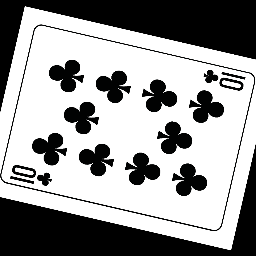
#> input picture cardval_10/card_c_10_077_deg.png, 256 x 256 px, given in place of card_s_7_215_deg.png, which was not available
$ python card_scatter.py
#> lines starting #> are read from the running program, lines starting #| are printed output that depends on the picture; pictures that were not available may be replaced by others from this repository, and a replacement may not be noted
import os
import time
import argparse
import itertools
from datetime import date
from itertools import cycle

import scipy.io as Mat
import numpy as np
import matplotlib.pyplot as plt
import random, sklearn
import cv2


(H , W) = 1080, 1980
# Blank image with RGBA = (0, 0, 0, 0)
composite = np.zeros((H, W, 3), np.uint8)

idx = 0     # index into data array
for i in range(1000):
    for suit in ('s', 'h', 'd', 'c'):
        val = random.randint(1, 13)
        deg = random.randint(0,359)

        if val >= 2 and val <= 10:
            val_char = "%d" % val
        elif val == 1:
            val_char = "a"
        elif val == 11:
            val_char = "j"
        elif val == 12:
            val_char = "q"
        elif val == 13:
            val_char = "k"

        filepath = "/home/pearlstl/cards/source/as_images/cardval_%s/card_%s_%s_%03d_deg.png" % (val_char, suit, val_char, deg)
        s_img = cv2.imread(filepath, cv2.IMREAD_UNCHANGED);
#> s_img is the input picture: shape (256, 256, 4); mean B, G, R, A 153.4, 153.4, 153.3, 144.1

        x_offset = np.int32(random.random()*(W-257))
        y_offset = np.int32(random.random()*(H-257))
        y1, y2 = y_offset, y_offset + s_img.shape[0]
#> y1 = 794; y2 = 1050
        x1, x2 = x_offset, x_offset + s_img.shape[1]
#> x1 = 69; x2 = 325

        alpha_s = s_img[:, :, 3] / 255.0
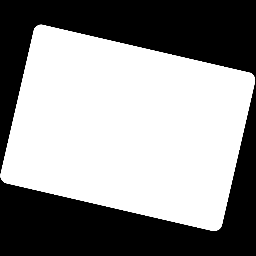
#> alpha_s: shape (256, 256) float64; min 0, max 1, mean 0.565
        alpha_l = 1.0 - alpha_s
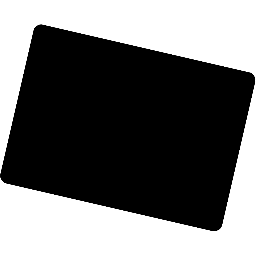
#> alpha_l: shape (256, 256) float64; min 0, max 1, mean 0.435

        for c in range(0, 3):
            composite[y1:y2, x1:x2, c] = (alpha_s * s_img[:, :, c] +
                                      alpha_l * composite[y1:y2, x1:x2, c])
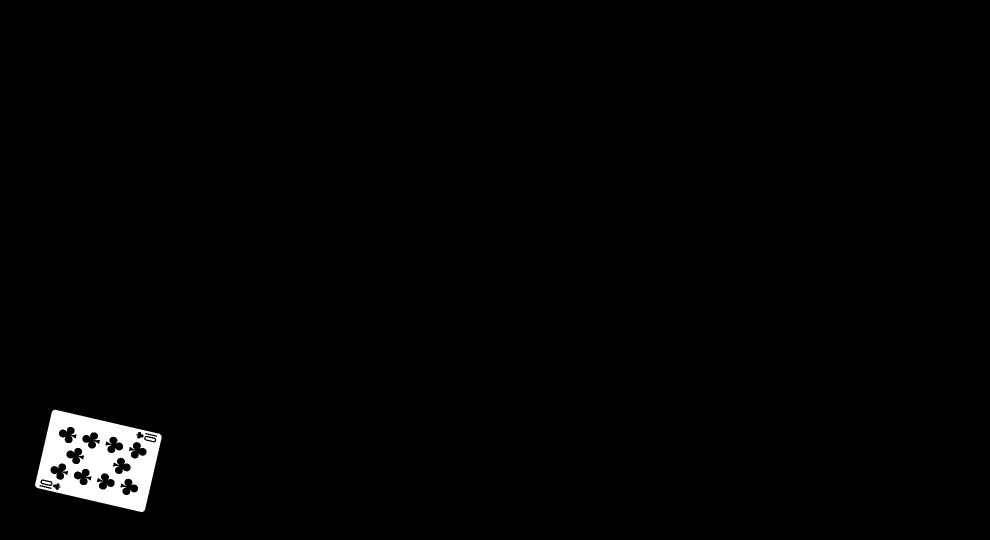
#> composite: shape (1080, 1980, 3) (shown at 1/2 size); mean B, G, R 3.5, 3.5, 3.5
#> (the run stopped early here; a loop or call above may not have finished)

$ run again, on cardval_10/card_c_10_111_deg.png
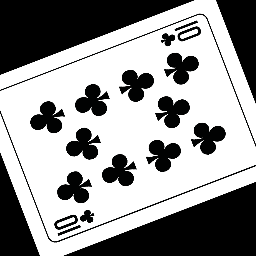
#> input picture cardval_10/card_c_10_111_deg.png, 256 x 256 px, given in place of card_s_7_215_deg.png, which was not available
#> s_img is the input picture: shape (256, 256, 4); mean B, G, R, A 151.1, 151.1, 151, 143.5
#> `alpha_l = 1.0 - alpha_s`:
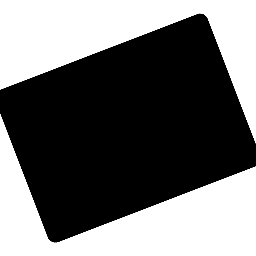
#> alpha_l: shape (256, 256) float64; min 0, max 1, mean 0.437
#> after the loop `for c in range(0, 3):`:
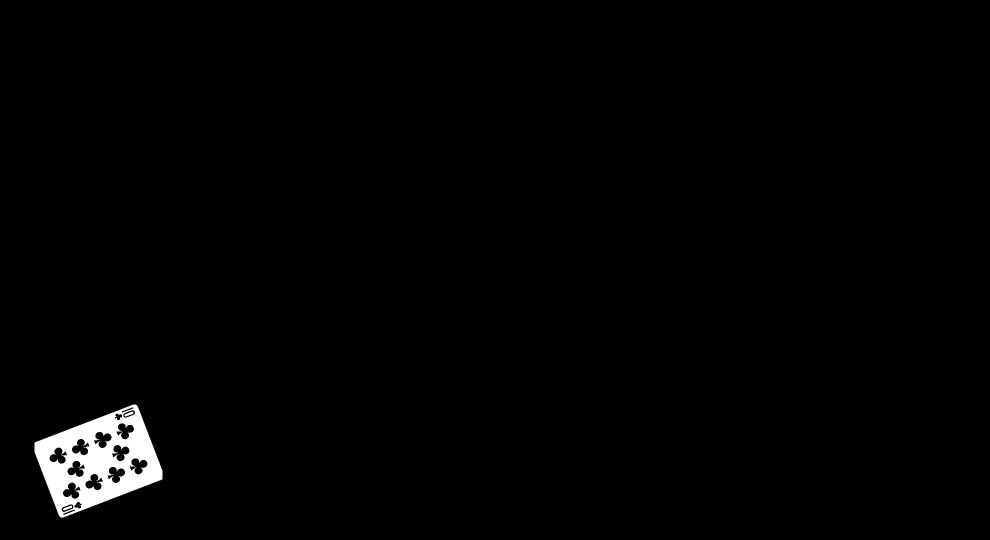
#> composite: shape (1080, 1980, 3) (shown at 1/2 size); mean B, G, R 3.4, 3.4, 3.4

$ run again, on cardval_10/card_c_10_200_deg.png
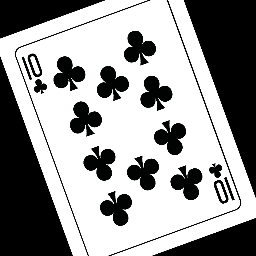
#> input picture cardval_10/card_c_10_200_deg.png, 256 x 256 px, given in place of card_s_7_215_deg.png, which was not available
#> s_img is the input picture: shape (256, 256, 4); mean B, G, R, A 151.5, 151.5, 151.4, 143.6
#> `alpha_l = 1.0 - alpha_s`:
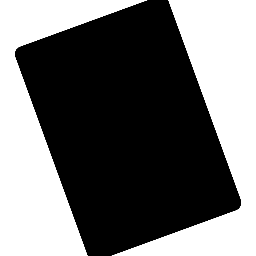
#> alpha_l: shape (256, 256) float64; min 0, max 1, mean 0.437
#> after the loop `for c in range(0, 3):`:
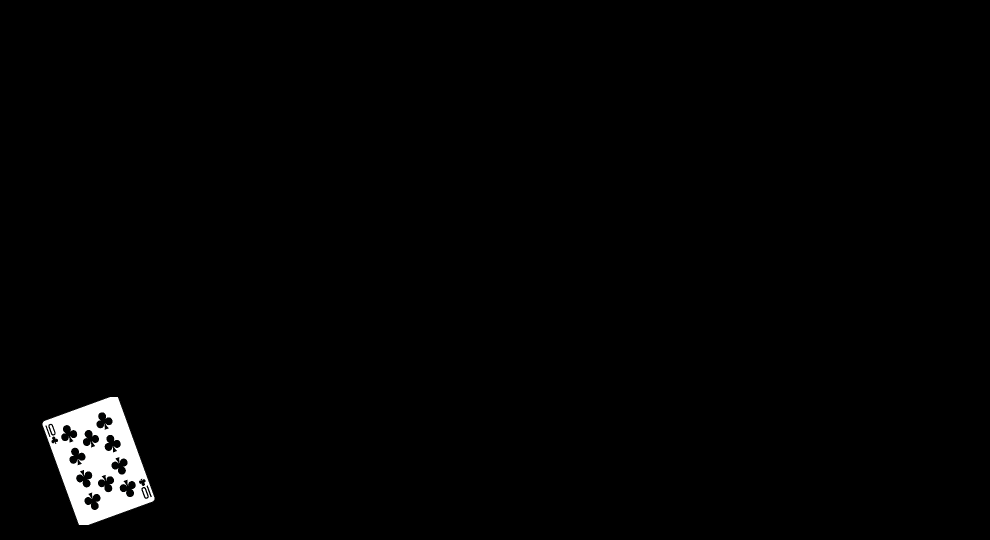
#> composite: shape (1080, 1980, 3) (shown at 1/2 size); mean B, G, R 3.4, 3.4, 3.4
